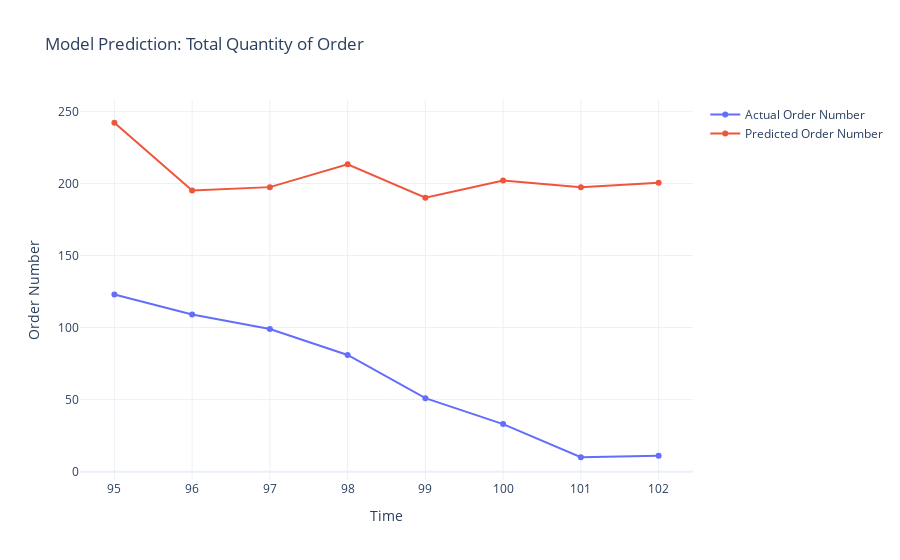

The notebook cell this image was saved under:
### Code cell
fig = go.Figure(layout = {'title': 'Model Prediction: Total Quantity of Order', 
                          'xaxis_title': 'Time', 
                          'yaxis_title': 'Order Number', 
                          'template': 'plotly_white'})
fig.add_trace(go.Scatter(x = x, y = data_lstm['order number'][-8:], name = 'Actual Order Number'))
fig.add_trace(go.Scatter(x = x, y = tol_pred['predicted'], name = 'Predicted Order Number'))
fig.show()

### Figure 1 — Plotly figure (JSON) as saved in the notebook; plotly's stock layout.template omitted (floating-point values rounded to 4 significant figures)
{"data": [{"name": "Actual Order Number", "type": "scatter", "x": [95, 96, 97, 98, 99, 100, 101, 102], "y": [123, 109, 99, 81, 51, 33, 10, 11]}, {"name": "Predicted Order Number", "type": "scatter", "x": [95, 96, 97, 98, 99, 100, 101, 102], "y": [242.1, 195.0, 197.4, 213.3, 190.1, 202.0, 197.3, 200.6]}], "layout": {"title": {"text": "Model Prediction: Total Quantity of Order"}, "xaxis": {"title": {"text": "Time"}}, "yaxis": {"title": {"text": "Order Number"}}}}
